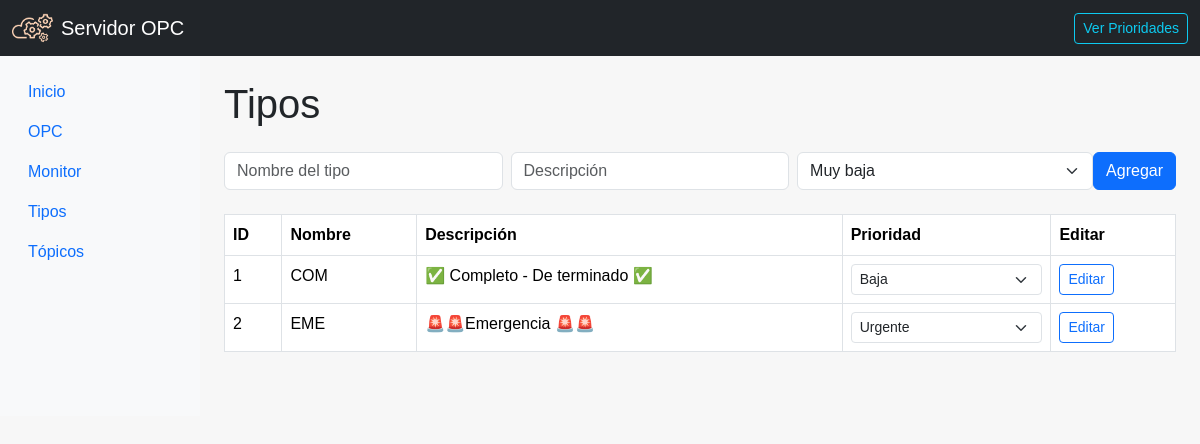
Before: /tipos with the older database file.
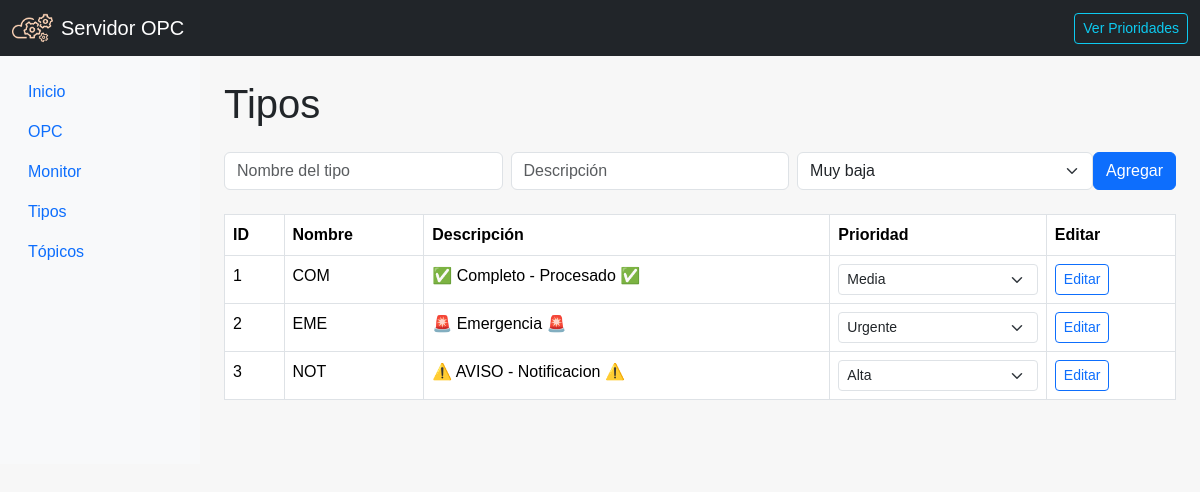
After: the same page with the newer database file.
### app/database/models.py (models this page shows)
class Tipo(db.Model):
    __tablename__ = 'tipos'
    id = db.Column(db.Integer, primary_key=True)
    tipo = db.Column(db.String(3), unique=True, nullable=False)
    prioridad_id = db.Column(db.Integer, db.ForeignKey('prioridades.id'), nullable=False)
    descripcion = db.Column(db.Text)
    prioridad = db.relationship('Prioridad')

class Prioridad(db.Model):
    __tablename__ = 'prioridades'
    id = db.Column(db.Integer, primary_key=True)
    nombre = db.Column(db.String(20), nullable=False)
    descripcion = db.Column(db.Text)
    icono = db.Column(db.String(50), nullable=True)  # nombre de ícono (opcional)

### app/routes/type.py (the view)
@type_route.route('/tipos')
def ver_tipos():
    tipos = Tipo.query.all()
    prioridades = Prioridad.query.all()
    return render_template('tipos.html', tipos=tipos, prioridades=prioridades)

### app/templates/tipos.html (shortened to what this page needs)
{% extends 'base.html' %}
{% block content %}
<h1 class="mb-4">Tipos</h1>
<form action="/tipos/add" method="POST" class="d-flex mb-4">
    <input type="text" name="nombre" placeholder="Nombre del tipo" class="form-control me-2" required>
    <input type="text" name="descripcion" placeholder="Descripción" class="form-control me-2">
    <select name="prioridad_id" class="form-select" required>
    {% for p in prioridades %}
      <option value="{{ p.id }}">{{ p.nombre }}</option>
    {% endfor %}
  </select>
    <button type="submit" class="btn btn-primary">Agregar</button>
</form>
<table class="table table-bordered">
  <thead>
    <tr>
      <th>ID</th>
      <th>Nombre</th>
      <th>Descripción</th>
      <th>Prioridad</th>
      <th>Editar</th>
    </tr>
  </thead>
  <tbody>
    {% for tipo in tipos %}
    <tr>
      <td>{{ tipo.id }}</td>
      <td>{{ tipo.tipo }}</td>
      <td>{{ tipo.descripcion }}</td>
      <td>
        <form action="/tipos/update_prioridad/{{ tipo.id }}" method="POST">
          <select name="prioridad_id" class="form-select form-select-sm" onchange="this.form.submit()">
            {% for p in prioridades %}
              <option value="{{ p.id }}" {% if tipo.prioridad_id == p.id %}selected{% endif %}>{{ p.nombre }}</option>
            {% endfor %}
          </select>
        </form>
      </td>
      <td>
        <button class="btn btn-sm btn-outline-primary" data-bs-toggle="modal" data-bs-target="#modalTipo{{ tipo.id }}">
          Editar
        </button>
      </td>
    </tr>
    {% endfor %}
  </tbody>
</table>
{% endblock %}

### app/templates/base.html (shortened to what this page needs)
<!DOCTYPE html>
<html lang="es">
<head>
    <link href="https://cdn.jsdelivr.net/npm/bootstrap@5.3.2/dist/css/bootstrap.min.css" rel="stylesheet">
    <link rel="stylesheet" href="https://cdn.jsdelivr.net/npm/bootstrap-icons@1.10.5/font/bootstrap-icons.css">
    <link rel="stylesheet" href="{{ url_for('static', filename='style.css') }}">
</head>
<body>
    <nav class="navbar navbar-expand-lg navbar-dark bg-dark">
        <div class="container-fluid">
            <a class="navbar-brand d-flex align-items-center" href="/">
              <img src="{{ url_for('static', filename='img/logo.png') }}" alt="Logo" height="30" class="me-2" style="filter: invert(1);">
                Servidor OPC
            </a>
            <div class="d-flex">
                <button class="btn btn-outline-info btn-sm" data-bs-toggle="modal" data-bs-target="#modalPrioridades">
                    Ver Prioridades
                </button>
            </div>
        </div>
    </nav>
    <div class="container-fluid">
        <div class="row">
            <nav class="col-md-2 d-none d-md-block bg-light sidebar pt-3">
                <ul class="nav flex-column">
                    <li class="nav-item"><a class="nav-link" href="/">Inicio</a></li>
                    <li class="nav-item"><a class="nav-link" href="/opc">OPC</a></li>
                    <li class="nav-item"><a class="nav-link" href="/opc/monitor">Monitor</a></li>
                    <li class="nav-item"><a class="nav-link" href="/tipos">Tipos</a></li>
                    <li class="nav-item"><a class="nav-link" href="/topicos">Tópicos</a></li>
                </ul>
            </nav>
            <main class="col-md-10 ms-sm-auto px-md-4 py-4 mb-4">
              {% block content %}{% endblock %}
            </main>
        </div>
    </div>
</body>
</html>

### app/static/style.css (style rules this page uses)
body { background-color: #f7f7f7; margin: 0; font-family: Arial, sans-serif; }

Changed rows visible on the page:
changed Tipo "COM": descripcion "✅ Completo - De terminado ✅" → "✅ Completo - Procesado ✅"; prioridad_id "Baja" → "Media"
changed Tipo "EME": descripcion "🚨🚨Emergencia 🚨🚨" → "🚨 Emergencia 🚨"
added Tipo: id "3", tipo "NOT", descripcion "⚠️ AVISO - Notificacion ⚠️", prioridad_id "Alta"
